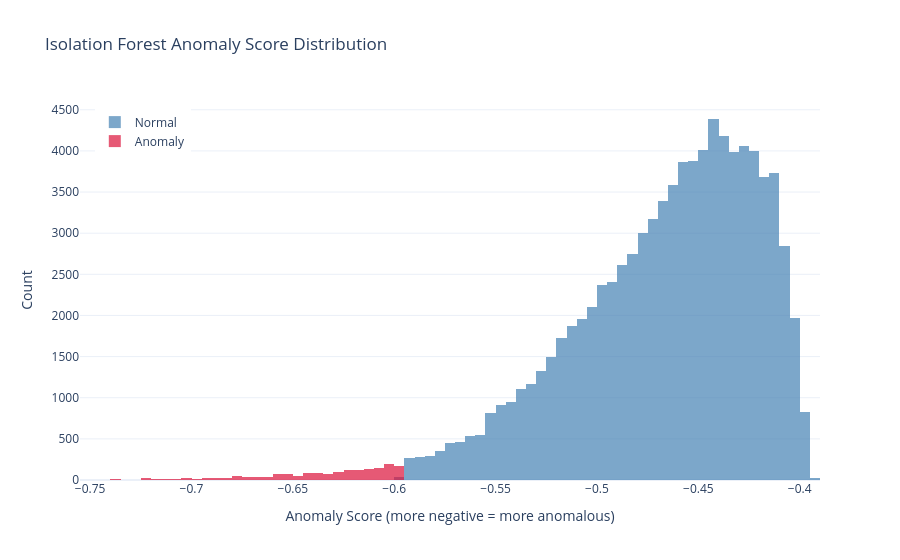

The code cell stored with this chart in its notebook:
### Markdown cell above
### Key Findings

The top 15 anomalies reveal clear patterns. Bolsa Latinoamericana de Valores (Latinex) 
dominates with multiple appearances across December 2022 and April 2022, flagged across 
different asset classes (REITs, Investment Funds, Equity) simultaneously — a classic 
multivariate signal that no single univariate check would catch, since each indicator 
individually may not look extreme.

Two other notable findings: LSE Group London Stock Exchange appears in June 2023 for 
Blue Chip Index Volatility (2,319) — a major exchange being flagged is significant and 
warrants immediate investigation. Bolsa y Mercados Argentinos (Argentina) flagged in 
April 2022 for Currency Futures notional value (9.5 × 10⁴) is consistent with Argentina's 
severe currency crisis during that period — contextually explainable but correctly flagged.

The anomaly scores are tightly clustered between -0.737 and -0.752, indicating a well-defined 
and consistent decision boundary with no ambiguous borderline cases.

### Code cell
# Anomaly score distribution
fig = go.Figure()

fig.add_trace(go.Histogram(
    x=normal['anomaly_score'],
    name='Normal',
    opacity=0.7,
    marker_color='steelblue',
    nbinsx=50
))
fig.add_trace(go.Histogram(
    x=anomalies['anomaly_score'],
    name='Anomaly',
    opacity=0.7,
    marker_color='crimson',
    nbinsx=50
))

fig.update_layout(
    title='Isolation Forest Anomaly Score Distribution',
    xaxis_title='Anomaly Score (more negative = more anomalous)',
    yaxis_title='Count',
    barmode='overlay',
    template='plotly_white',
    legend=dict(x=0.02, y=0.98)
)
fig.show()

### Figure 1 — Plotly figure (JSON) as saved in the notebook; plotly's stock layout.template omitted (floating-point values rounded to 4 significant figures; data arrays with more than 128 entries replaced by an {"elided": "..."} marker saying what was removed)
{"data": [{"marker": {"color": "steelblue"}, "name": "Normal", "nbinsx": 50, "opacity": 0.7, "type": "histogram", "x": {"elided": "87434 float values"}}, {"marker": {"color": "crimson"}, "name": "Anomaly", "nbinsx": 50, "opacity": 0.7, "type": "histogram", "x": {"elided": "1785 float values"}}], "layout": {"barmode": "overlay", "legend": {"x": 0.02, "y": 0.98}, "title": {"text": "Isolation Forest Anomaly Score Distribution"}, "xaxis": {"title": {"text": "Anomaly Score (more negative = more anomalous)"}}, "yaxis": {"title": {"text": "Count"}}}}
